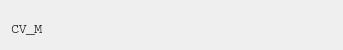
                              <widget class="QFrame" name="frame_70">
                               <property name="minimumSize">
                                <size>
                                 <width>0</width>
                                 <height>50</height>
                                </size>
                               </property>
                               <property name="maximumSize">
                                <size>
                                 <width>16777215</width>
                                 <height>50</height>
                                </size>
                               </property>
                               <property name="frameShape">
                                <enum>QFrame::NoFrame</enum>
                               </property>
                               <property name="frameShadow">
                                <enum>QFrame::Plain</enum>
                               </property>
                               <layout class="QGridLayout" name="gridLayout_19">
                                <item row="0" column="2">
                                 <spacer name="horizontalSpacer_3">
                                  <property name="orientation">
                                   <enum>Qt::Horizontal</enum>
                                  </property>
                                  <property name="sizeHint" stdset="0">
                                   <size>
                                    <width>40</width>
                                    <height>20</height>
                                   </size>
                                  </property>
                                 </spacer>
                                </item>
                                <item row="0" column="1">
                                 <widget class="QFrame" name="frame_71">
                                  <property name="minimumSize">
                                   <size>
                                    <width>200</width>
                                    <height>0</height>
                                   </size>
                                  </property>
                                  <property name="frameShape">
                                   <enum>QFrame::NoFrame</enum>
                                  </property>
                                  <property name="frameShadow">
                                   <enum>QFrame::Plain</enum>
                                  </property>
                                  <layout class="QVBoxLayout" name="verticalLayout_46">
                                   <property name="spacing">
                                    <number>0</number>
                                   </property>
                                   <property name="leftMargin">
                                    <number>0</number>
                                   </property>
                                   <property name="topMargin">
                                    <number>0</number>
                                   </property>
                                   <property name="rightMargin">
                                    <number>0</number>
                                   </property>
                                   <property name="bottomMargin">
                                    <number>0</number>
                                   </property>
                                   <item>
                                    <widget class="QLabel" name="label_27">
                                     <property name="font">
                                      <font>
                                       <family>Courier</family>
                                       <pointsize>10</pointsize>
                                      </font>
                                     </property>
                                     <property name="text">
                                      <string/>
                                     </property>
                                    </widget>
                                   </item>
                                  </layout>
                                 </widget>
                                </item>
                                <item row="0" column="0">
                                 <widget class="QFrame" name="frame_72">
                                  <property name="minimumSize">
                                   <size>
                                    <width>75</width>
                                    <height>0</height>
                                   </size>
                                  </property>
                                  <property name="frameShape">
                                   <enum>QFrame::NoFrame</enum>
                                  </property>
                                  <property name="frameShadow">
                                   <enum>QFrame::Plain</enum>
                                  </property>
                                  <layout class="QVBoxLayout" name="verticalLayout_47">
                                   <property name="spacing">
                                    <number>0</number>
                                   </property>
                                   <property name="leftMargin">
                                    <number>0</number>
                                   </property>
                                   <property name="rightMargin">
                                    <number>0</number>
                                   </property>
                                   <property name="bottomMargin">
                                    <number>0</number>
                                   </property>
                                   <item>
                                    <widget class="QLabel" name="label_28">
                                     <property name="font">
                                      <font>
                                       <family>Courier</family>
                                       <pointsize>10</pointsize>
                                      </font>
                                     </property>
                                     <property name="frameShadow">
                                      <enum>QFrame::Plain</enum>
                                     </property>
                                     <property name="text">
                                      <string>CV_M</string>
                                     </property>
                                    </widget>
                                   </item>
                                  </layout>
                                 </widget>
                                </item>
                               </layout>
                              </widget>
